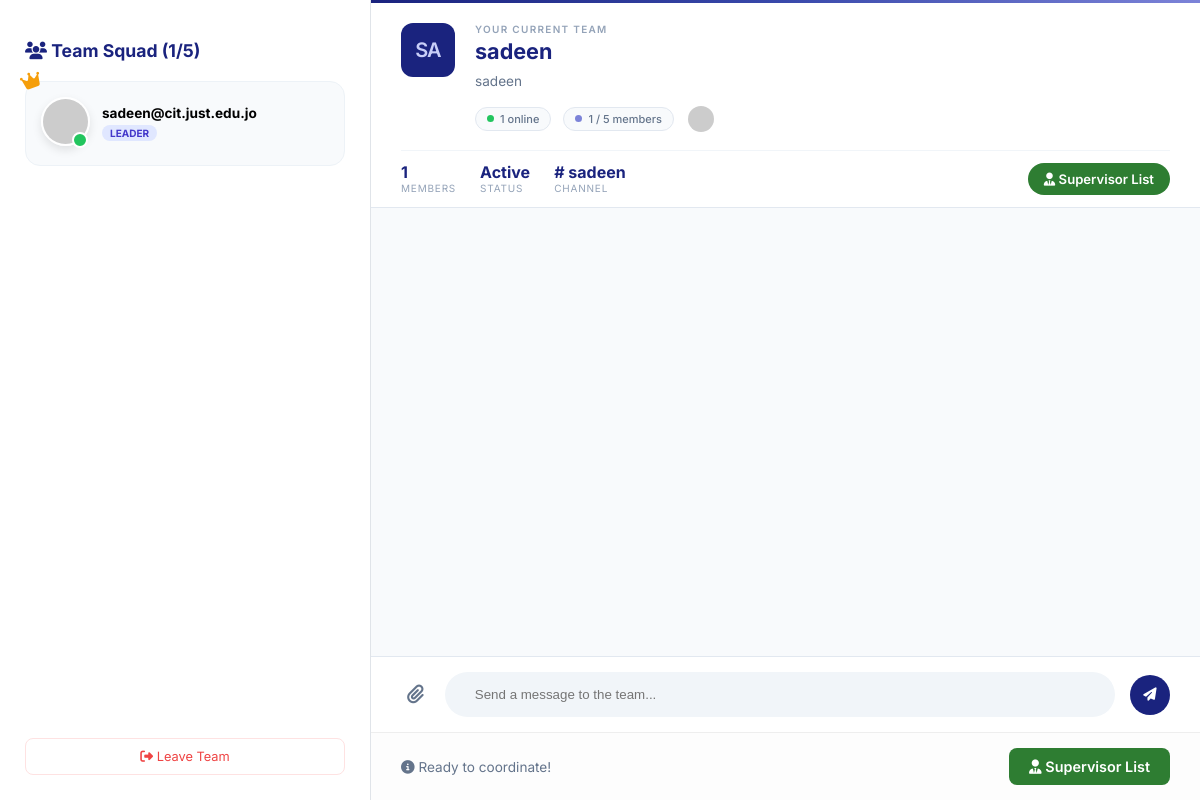
Page /team/2/ (signed in) on the committed database.
### main/models.py (models this page shows, shortened)
class Team(models.Model):
    STATUS_CHOICES = [
        ('Pending', 'Pending'),
        ('Active', 'Active'),
        ('Locked', 'Locked'),
    ]
    name = models.CharField(max_length=255)
    description = models.TextField(blank=True)
    leader = models.ForeignKey(User, on_delete=models.CASCADE, related_name='led_teams')
    status = models.CharField(max_length=20, choices=STATUS_CHOICES, default='Pending')
    created_at = models.DateTimeField(auto_now_add=True)
    @property
    def member_count(self):
        return self.memberships.filter(role__in=['Leader', 'Member']).count()

class Membership(models.Model):
    ROLE_CHOICES = [
        ('Leader', 'Leader'),
        ('Member', 'Member'),
        ('Pending', 'Pending'),
    ]
    user = models.ForeignKey(User, on_delete=models.CASCADE)
    team = models.ForeignKey(Team, on_delete=models.CASCADE, related_name='memberships')
    role = models.CharField(max_length=20, choices=ROLE_CHOICES, default='Pending')
    joined_at = models.DateTimeField(auto_now_add=True)
    voted_by = models.ManyToManyField(User, related_name='memberships_voted_for', blank=True)
    class Meta:
        unique_together = ('user', 'team')

### main/views.py (the view)
# urls.py: path("team/<int:team_id>/", views.team_page, name="team_page"),
def team_page(request, team_id):
    user_email = request.session.get('user_email')
    if not user_email: return redirect('index')
    user = get_object_or_404(User, username=user_email)
    team = get_object_or_404(Team, id=team_id)
    membership = Membership.objects.filter(user=user, team=team, role__in=['Leader', 'Member']).first()
    if not membership:
        return redirect('student_dashboard')
    pending_requests = team.memberships.filter(role='Pending')
    return render(request, 'team_page.html', {
        'team': team,
        'membership': membership,
        'pending_requests': pending_requests,
    })

### main/templates/team_page.html (shortened to what this page needs)
<!DOCTYPE html>
<html lang="en">
<head>
    <link rel="stylesheet" href="https://cdnjs.cloudflare.com/ajax/libs/font-awesome/6.5.0/css/all.min.css">
</head>
<body>
    <aside class="members-sidebar">
        <h2 style="font-size: 1.1rem; margin-bottom: 20px; color: var(--brand-primary);">
            <i class="fas fa-users"></i> Team Squad ({{ team.member_count }}/5)
        </h2>
        <div class="members-list">
            {% for m in team.memberships.all %}
            {% if m.role != 'Pending' %}
            <div class="member-status-card">
                {% if m.role == 'Leader' %}<i class="fas fa-crown leader-crown"></i>{% endif %}
                <div class="avatar-wrapper">
                    <img src="https://ui-avatars.com/api/?name={{ m.user.username }}&background=random" alt="User">
                    <div class="online-dot"></div>
                </div>
                <div>
                    <div style="font-weight: 700; font-size: 0.85rem;">{{ m.user.username }}</div>
                    <span class="role-tag">{{ m.role }}</span>
                </div>
            </div>
            {% endif %}
            {% endfor %}
        </div>
        <a href="{% url 'leave_team' %}"
            style="margin-top: auto; color: #ef4444; text-decoration: none; font-size: 0.8rem; text-align: center; padding: 10px; border: 1px solid #fee2e2; border-radius: 8px; display: block;">
            <i class="fas fa-sign-out-alt"></i> Leave Team
        </a>
    </aside>
    <main class="workspace-main">
        <div class="team-hero-wrapper">
            <div class="team-hero">
                <div class="hero-body">
                    <div class="team-monogram">
                        {{ team.name|slice:":2"|upper }}
                    </div>
                    <div class="team-meta">
                        <div class="team-eyebrow">Your current team</div>
                        <h2 class="team-hero-name">{{ team.name }}</h2>
                        <p class="team-hero-desc">
                            {% if team.description %}
                            {{ team.description }}
                            {% else %}
                            No description yet — add one to let your team know what you're building together.
                            {% endif %}
                        </p>
                        <div class="hero-meta-row">
                            <div class="meta-chip">
                                <span class="chip-dot green"></span>
                                {{ team.member_count }} online
                            </div>
                            <div class="meta-chip">
                                <span class="chip-dot purple"></span>
                                {{ team.member_count }} / 5 members
                            </div>
                            <div class="member-stack">
                                {% for m in team.memberships.all %}
                                {% if m.role != 'Pending' %}
                                <div class="member-stack-avatar">
                                    <img src="https://ui-avatars.com/api/?name={{ m.user.username }}&background=3949ab&color=c8cef8&size=26"
                                        alt="{{ m.user.username }}">
                                </div>
                                {% endif %}
                                {% endfor %}
                            </div>
                        </div>
                    </div>
                </div>
                <div class="hero-divider"></div>
                <div class="hero-footer">
                    <div class="hero-stats">
                        <div>
                            <div class="hero-stat-val">{{ team.member_count }}</div>
                            <div class="hero-stat-lbl">Members</div>
                        </div>
                        <div>
                            <div class="hero-stat-val">Active</div>
                            <div class="hero-stat-lbl">Status</div>
                        </div>
                        <div>
                            <div class="hero-stat-val"># {{ team.name }}</div>
                            <div class="hero-stat-lbl">Channel</div>
                        </div>
                    </div>
                    <a href="{% url 'request_supervisor' %}" class="btn-supervisor"
                        style="font-size: 0.82rem; padding: 8px 16px; border-radius: 20px;">
                        <i class="fas fa-user-tie"></i> Supervisor List
                    </a>
                </div>
            </div>
        </div>
        <div class="chat-container" id="chatContainer"></div>
        <div class="chat-input-bar">
            <button type="button" onclick="document.getElementById('fileInput').click()"
                style="background:none; border:none; color:#64748b; font-size:1.2rem; cursor:pointer;">
                <i class="fas fa-paperclip"></i>
            </button>
            <div class="input-wrapper">
                <input type="text" id="messageInput" placeholder="Send a message to the team..."
                    onkeypress="if(event.key === 'Enter') sendMessage()">
            </div>
            <button type="button" class="send-btn" onclick="sendMessage()">
                <i class="fas fa-paper-plane"></i>
            </button>
        </div>
        <div class="supervisor-section">
            <div style="color: #64748b; font-size: 0.85rem;">
                <i class="fas fa-info-circle"></i> Ready to coordinate!
            </div>
            <a href="{% url 'request_supervisor' %}" class="btn-supervisor">
                <i class="fas fa-user-tie"></i> Supervisor List
            </a>
        </div>
    </main>
</body>
</html>

### main/templates/team_page.html (style rules this page uses)
:root { --brand-primary: #1a237e; --brand-secondary: #3949ab; --bg-body: #f3f4f7; }
body { font-family: 'Inter', sans-serif; background: var(--bg-body); margin: 0; display: flex; height: 100vh; overflow: hidden; }
.members-sidebar { width: 320px; background: white; border-right: 1px solid #e0e4e9; display: flex; flex-direction: column; padding: 25px; overflow-y: auto; }
.member-status-card { background: #f8fafc; border-radius: 15px; padding: 15px; margin-bottom: 15px; display: flex; align-items: center; gap: 12px; border: 1px solid #edf2f7; position: relative; }
.avatar-wrapper { position: relative; }
.avatar-wrapper img { width: 45px; height: 45px; border-radius: 50%; border: 2px solid white; box-shadow: 0 4px 10px rgba(0, 0, 0, 0.1); }
.online-dot { width: 12px; height: 12px; background: #22c55e; border-radius: 50%; border: 2px solid white; position: absolute; bottom: 2px; right: 2px; }
.role-tag { font-size: 10px; padding: 2px 8px; border-radius: 10px; background: #e0e7ff; color: #4338ca; font-weight: 700; text-transform: uppercase; }
.leader-crown { position: absolute; top: -10px; left: -5px; color: #f59e0b; font-size: 18px; transform: rotate(-20deg); }
.workspace-main { flex: 1; display: flex; flex-direction: column; background: #f8fafc; overflow: hidden; }
.team-hero-wrapper { background: white; border-bottom: 1px solid #e2e8f0; padding: 0; }
.team-hero { position: relative; overflow: hidden; }
.hero-body { padding: 20px 30px 16px; display: flex; gap: 20px; align-items: flex-start; }
.team-monogram { width: 54px; height: 54px; border-radius: 12px; background: #1a237e; display: flex; align-items: center; justify-content: center; font-size: 20px; font-weight: 600; color: #c8cef8; flex-shrink: 0; letter-spacing: -1px; }
.team-meta { flex: 1; min-width: 0; }
.team-eyebrow { font-size: 10px; font-weight: 600; color: #94a3b8; text-transform: uppercase; letter-spacing: 1.3px; margin-bottom: 4px; }
.team-hero-name { font-size: 1.35rem; font-weight: 700; color: var(--brand-primary); margin: 0 0 6px; line-height: 1.2; }
.team-hero-desc { font-size: 0.85rem; color: #64748b; line-height: 1.55; margin: 0; max-width: 560px; }
.hero-meta-row { display: flex; align-items: center; gap: 12px; margin-top: 12px; flex-wrap: wrap; }
.meta-chip { display: flex; align-items: center; gap: 6px; font-size: 11px; font-weight: 500; color: #64748b; background: #f8fafc; border: 1px solid #e2e8f0; border-radius: 20px; padding: 4px 11px; }
.meta-chip .chip-dot { width: 7px; height: 7px; border-radius: 50%; flex-shrink: 0; }
.chip-dot.green { background: #22c55e; }
.chip-dot.purple { background: #7c83d8; }
.member-stack { display: flex; align-items: center; }
.member-stack-avatar { width: 26px; height: 26px; border-radius: 50%; border: 2px solid white; margin-left: -7px; overflow: hidden; flex-shrink: 0; }
.member-stack-avatar:first-child { margin-left: 0; }
.member-stack-avatar img { width: 100%; height: 100%; object-fit: cover; display: block; }
.hero-divider { height: 1px; background: #f1f5f9; margin: 0 30px; }
.hero-footer { padding: 12px 30px; display: flex; align-items: center; justify-content: space-between; flex-wrap: wrap; gap: 10px; }
.hero-stats { display: flex; gap: 24px; }
.hero-stat-val { font-size: 16px; font-weight: 700; color: var(--brand-primary); line-height: 1; }
.hero-stat-lbl { font-size: 10px; color: #94a3b8; margin-top: 2px; text-transform: uppercase; letter-spacing: 0.8px; }
.chat-container { flex: 1; padding: 20px; overflow-y: auto; display: flex; flex-direction: column; background-image: radial-gradient(#d1d5db 0.5px, transparent 0.5px); background-size: 20px 20px; }
.chat-input-bar { background: white; padding: 15px 30px; border-top: 1px solid #e2e8f0; display: flex; align-items: center; gap: 15px; }
.input-wrapper { flex: 1; background: #f1f5f9; border-radius: 30px; padding: 5px 20px; display: flex; align-items: center; }
.input-wrapper input { border: none; background: transparent; flex: 1; padding: 10px; outline: none; }
.send-btn { background: var(--brand-primary); color: white; width: 40px; height: 40px; border-radius: 50%; border: none; cursor: pointer; }
.supervisor-section { padding: 15px 30px; background: #fdfdfd; border-top: 1px solid #eee; display: flex; justify-content: space-between; align-items: center; }
.btn-supervisor { background: #2e7d32; color: white; padding: 10px 20px; border-radius: 8px; text-decoration: none; font-weight: 600; font-size: 0.9rem; transition: 0.3s; }

### rows in the picture
Team: member_count "1", name "SA", name "sadeen", description "sadeen"
Membership: user.username "sadeen@cit.just.edu.jo", role "LEADER"
